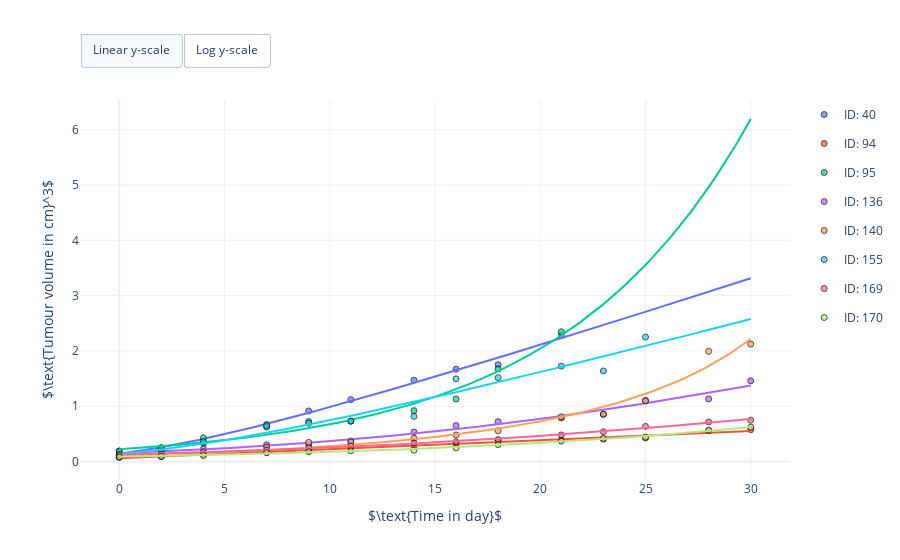

Notebook code for this chart:
### Code cell
#
# Visualise simulated tumour growth together with control growth data.
#
# This cell needs the above simulated tumour growth and the control growth data:
# [times, tumour_growth, data]
#

import pandas as pd
import plotly.colors
import plotly.graph_objects as go


# Get number of individual mice
n_mice = len(tumour_growth)

# Define colorscheme
colors = plotly.colors.qualitative.Plotly[:n_mice]

# Create figure
fig = go.Figure()

# Scatter plot LXF A677 time-series data for each mouse
mouse_ids = data['#ID'].unique()
for index, id_m in enumerate(mouse_ids):
    # Create mask for mouse
    mask = data['#ID'] == id_m

    # Get time points for mouse
    observed_times = data['TIME in day'][mask]

    # Get observed tumour volumes for mouse
    observed_volumes = data['TUMOUR VOLUME in cm^3'][mask]

    # Get simulated tumour volumes for mouse
    simulated_volumes = tumour_growth[index, :]

    # Plot data
    fig.add_trace(go.Scatter(
        x=observed_times,
        y=observed_volumes,
        legendgroup="ID: %d" % id_m,
        name="ID: %d" % id_m,
        showlegend=True,
        hovertemplate=
            "<b>Measurement </b><br>" +
            "ID: %d<br>" % id_m +
            "Cancer type: LXF A677<br>" +
            "Time: %{x:} day<br>" +
            "Tumour volume: %{y:.02f} cm^3<br>" +
            "<extra></extra>",
        mode="markers",
        marker=dict(
            symbol='circle',
            opacity=0.7,
            line=dict(color='black', width=1),
            color=colors[index])
    ))

    # Plot simulated growth
    fig.add_trace(go.Scatter(
        x=times,
        y=simulated_volumes,
        legendgroup="ID: %d" % id_m,
        name="ID: %d" % id_m,
        showlegend=False,
        hovertemplate=
            "<b>Simulation </b><br>" +
            "ID: %d<br>" % id_m +
            "Cancer type: LXF A677<br>" +
            "Time: %{x:.0f} day<br>" +
            "Tumour volume: %{y:.02f} cm^3<br>" +
            "<extra></extra>",
        mode="lines",
        line=dict(color=colors[index])
    ))

# Set X, Y axis and figure size
fig.update_layout(
    autosize=True,
    xaxis_title=r'$\text{Time in day}$',
    yaxis_title=r'$\text{Tumour volume in cm}^3$',
    template="plotly_white")

# Add switch between linear and log y-scale
fig.update_layout(
    updatemenus=[
        dict(
            type = "buttons",
            direction = "left",
            buttons=list([
                dict(
                    args=[{"yaxis.type": "linear"}],
                    label="Linear y-scale",
                    method="relayout"
                ),
                dict(
                    args=[{"yaxis.type": "log"}],
                    label="Log y-scale",
                    method="relayout"
                )
            ]),
            pad={"r": 0, "t": -10},
            showactive=True,
            x=0.0,
            xanchor="left",
            y=1.15,
            yanchor="top"
        ),
    ]
)

# Show figure
fig.show()

### Figure 1 — Plotly figure (JSON) as saved in the notebook; plotly's stock layout.template omitted (floating-point values rounded to 4 significant figures; data arrays with more than 128 entries replaced by an {"elided": "..."} marker saying what was removed)
{"data": [{"hovertemplate": "<b>Measurement </b><br>ID: 40<br>Cancer type: LXF A677<br>Time: %{x:} day<br>Tumour volume: %{y:.02f} cm^3<br><extra></extra>", "legendgroup": "ID: 40", "marker": {"color": "#636EFA", "line": {"color": "black", "width": 1}, "opacity": 0.7, "symbol": "circle"}, "mode": "markers", "name": "ID: 40", "showlegend": true, "type": "scatter", "x": [0, 2, 4, 7, 9, 11, 14, 16, 18, 21], "y": [0.1918, 0.2492, 0.3307, 0.6684, 0.915, 1.119, 1.47, 1.669, 1.752, 2.277]}, {"hovertemplate": "<b>Simulation </b><br>ID: 40<br>Cancer type: LXF A677<br>Time: %{x:.0f} day<br>Tumour volume: %{y:.02f} cm^3<br><extra></extra>", "legendgroup": "ID: 40", "line": {"color": "#636EFA"}, "mode": "lines", "name": "ID: 40", "showlegend": false, "type": "scatter", "x": {"elided": "200 float values"}, "y": {"elided": "200 float values"}}, {"hovertemplate": "<b>Measurement </b><br>ID: 94<br>Cancer type: LXF A677<br>Time: %{x:} day<br>Tumour volume: %{y:.02f} cm^3<br><extra></extra>", "legendgroup": "ID: 94", "marker": {"color": "#EF553B", "line": {"color": "black", "width": 1}, "opacity": 0.7, "symbol": "circle"}, "mode": "markers", "name": "ID: 94", "showlegend": true, "type": "scatter", "x": [0, 2, 4, 7, 9, 11, 14, 16, 18, 21, 23, 25, 28, 30], "y": [0.07725, 0.08848, 0.1253, 0.1655, 0.1895, 0.2647, 0.2647, 0.3069, 0.3892, 0.3892, 0.4058, 0.4265, 0.5551, 0.5762]}, {"hovertemplate": "<b>Simulation </b><br>ID: 94<br>Cancer type: LXF A677<br>Time: %{x:.0f} day<br>Tumour volume: %{y:.02f} cm^3<br><extra></extra>", "legendgroup": "ID: 94", "line": {"color": "#EF553B"}, "mode": "lines", "name": "ID: 94", "showlegend": false, "type": "scatter", "x": {"elided": "200 float values"}, "y": {"elided": "200 float values"}}, {"hovertemplate": "<b>Measurement </b><br>ID: 95<br>Cancer type: LXF A677<br>Time: %{x:} day<br>Tumour volume: %{y:.02f} cm^3<br><extra></extra>", "legendgroup": "ID: 95", "marker": {"color": "#00CC96", "line": {"color": "black", "width": 1}, "opacity": 0.7, "symbol": "circle"}, "mode": "markers", "name": "ID: 95", "showlegend": true, "type": "scatter", "x": [0, 2, 4, 7, 9, 11, 14, 16, 18, 21], "y": [0.1862, 0.2464, 0.4293, 0.6243, 0.7247, 0.7301, 0.9196, 1.131, 1.676, 2.347]}, {"hovertemplate": "<b>Simulation </b><br>ID: 95<br>Cancer type: LXF A677<br>Time: %{x:.0f} day<br>Tumour volume: %{y:.02f} cm^3<br><extra></extra>", "legendgroup": "ID: 95", "line": {"color": "#00CC96"}, "mode": "lines", "name": "ID: 95", "showlegend": false, "type": "scatter", "x": {"elided": "200 float values"}, "y": {"elided": "200 float values"}}, {"hovertemplate": "<b>Measurement </b><br>ID: 136<br>Cancer type: LXF A677<br>Time: %{x:} day<br>Tumour volume: %{y:.02f} cm^3<br><extra></extra>", "legendgroup": "ID: 136", "marker": {"color": "#AB63FA", "line": {"color": "black", "width": 1}, "opacity": 0.7, "symbol": "circle"}, "mode": "markers", "name": "ID: 136", "showlegend": true, "type": "scatter", "x": [0, 2, 4, 7, 9, 11, 14, 16, 18, 21, 23, 25, 28, 30], "y": [0.1186, 0.1751, 0.23, 0.3027, 0.3027, 0.3704, 0.5342, 0.6517, 0.7213, 0.7873, 0.853, 1.105, 1.133, 1.459]}, {"hovertemplate": "<b>Simulation </b><br>ID: 136<br>Cancer type: LXF A677<br>Time: %{x:.0f} day<br>Tumour volume: %{y:.02f} cm^3<br><extra></extra>", "legendgroup": "ID: 136", "line": {"color": "#AB63FA"}, "mode": "lines", "name": "ID: 136", "showlegend": false, "type": "scatter", "x": {"elided": "200 float values"}, "y": {"elided": "200 float values"}}, {"hovertemplate": "<b>Measurement </b><br>ID: 140<br>Cancer type: LXF A677<br>Time: %{x:} day<br>Tumour volume: %{y:.02f} cm^3<br><extra></extra>", "legendgroup": "ID: 140", "marker": {"color": "#FFA15A", "line": {"color": "black", "width": 1}, "opacity": 0.7, "symbol": "circle"}, "mode": "markers", "name": "ID: 140", "showlegend": true, "type": "scatter", "x": [0, 2, 4, 7, 9, 11, 14, 16, 18, 21, 23, 25, 28, 30], "y": [0.07933, 0.1269, 0.1461, 0.2611, 0.3457, 0.3552, 0.419, 0.4803, 0.5567, 0.809, 0.8573, 1.098, 1.992, 2.123]}, {"hovertemplate": "<b>Simulation </b><br>ID: 140<br>Cancer type: LXF A677<br>Time: %{x:.0f} day<br>Tumour volume: %{y:.02f} cm^3<br><extra></extra>", "legendgroup": "ID: 140", "line": {"color": "#FFA15A"}, "mode": "lines", "name": "ID: 140", "showlegend": false, "type": "scatter", "x": {"elided": "200 float values"}, "y": {"elided": "200 float values"}}, {"hovertemplate": "<b>Measurement </b><br>ID: 155<br>Cancer type: LXF A677<br>Time: %{x:} day<br>Tumour volume: %{y:.02f} cm^3<br><extra></extra>", "legendgroup": "ID: 155", "marker": {"color": "#19D3F3", "line": {"color": "black", "width": 1}, "opacity": 0.7, "symbol": "circle"}, "mode": "markers", "name": "ID: 155", "showlegend": true, "type": "scatter", "x": [0, 2, 4, 7, 9, 11, 14, 16, 18, 21, 23, 25], "y": [0.1059, 0.1677, 0.3563, 0.649, 0.6922, 0.7301, 0.8165, 1.495, 1.517, 1.724, 1.638, 2.251]}, {"hovertemplate": "<b>Simulation </b><br>ID: 155<br>Cancer type: LXF A677<br>Time: %{x:.0f} day<br>Tumour volume: %{y:.02f} cm^3<br><extra></extra>", "legendgroup": "ID: 155", "line": {"color": "#19D3F3"}, "mode": "lines", "name": "ID: 155", "showlegend": false, "type": "scatter", "x": {"elided": "200 float values"}, "y": {"elided": "200 float values"}}, {"hovertemplate": "<b>Measurement </b><br>ID: 169<br>Cancer type: LXF A677<br>Time: %{x:} day<br>Tumour volume: %{y:.02f} cm^3<br><extra></extra>", "legendgroup": "ID: 169", "marker": {"color": "#FF6692", "line": {"color": "black", "width": 1}, "opacity": 0.7, "symbol": "circle"}, "mode": "markers", "name": "ID: 169", "showlegend": true, "type": "scatter", "x": [0, 2, 4, 7, 9, 11, 14, 16, 18, 21, 23, 25, 28, 30], "y": [0.123, 0.1288, 0.1764, 0.2052, 0.2461, 0.2788, 0.333, 0.3564, 0.3928, 0.4799, 0.5391, 0.6354, 0.7146, 0.747]}, {"hovertemplate": "<b>Simulation </b><br>ID: 169<br>Cancer type: LXF A677<br>Time: %{x:.0f} day<br>Tumour volume: %{y:.02f} cm^3<br><extra></extra>", "legendgroup": "ID: 169", "line": {"color": "#FF6692"}, "mode": "lines", "name": "ID: 169", "showlegend": false, "type": "scatter", "x": {"elided": "200 float values"}, "y": {"elided": "200 float values"}}, {"hovertemplate": "<b>Measurement </b><br>ID: 170<br>Cancer type: LXF A677<br>Time: %{x:} day<br>Tumour volume: %{y:.02f} cm^3<br><extra></extra>", "legendgroup": "ID: 170", "marker": {"color": "#B6E880", "line": {"color": "black", "width": 1}, "opacity": 0.7, "symbol": "circle"}, "mode": "markers", "name": "ID: 170", "showlegend": true, "type": "scatter", "x": [0, 2, 4, 7, 9, 11, 14, 16, 18, 21, 23, 25, 28, 30], "y": [0.08006, 0.09422, 0.1093, 0.159, 0.1762, 0.1941, 0.2042, 0.2464, 0.3051, 0.3683, 0.4182, 0.4396, 0.5662, 0.6206]}, {"hovertemplate": "<b>Simulation </b><br>ID: 170<br>Cancer type: LXF A677<br>Time: %{x:.0f} day<br>Tumour volume: %{y:.02f} cm^3<br><extra></extra>", "legendgroup": "ID: 170", "line": {"color": "#B6E880"}, "mode": "lines", "name": "ID: 170", "showlegend": false, "type": "scatter", "x": {"elided": "200 float values"}, "y": {"elided": "200 float values"}}], "layout": {"autosize": true, "updatemenus": [{"buttons": [{"args": [{"yaxis.type": "linear"}], "label": "Linear y-scale", "method": "relayout"}, {"args": [{"yaxis.type": "log"}], "label": "Log y-scale", "method": "relayout"}], "direction": "left", "pad": {"r": 0, "t": -10}, "showactive": true, "type": "buttons", "x": 0, "xanchor": "left", "y": 1.15, "yanchor": "top"}], "xaxis": {"title": {"text": "$\\text{Time in day}$"}}, "yaxis": {"title": {"text": "$\\text{Tumour volume in cm}^3$"}}}}
